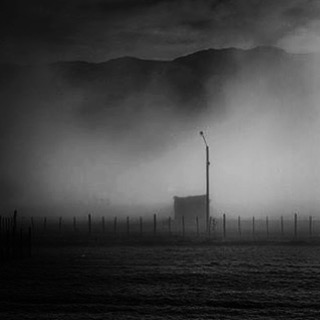
%> input picture Ödev I/Soru1/gray.jpg, 320 x 320 px
$ octave soru1.m   (GNU Octave 9; MATLAB toolbox functions it lacks are replaced by stand-ins)
%> lines starting %> are read from the running program, lines starting %| are printed output that depends on the picture
im1 = imread('gray.jpg');
%> im1 is the input picture: size 320x320x3 uint8; min 0, max 184, mean 69.5
im2 = imread('gerbera.jpg');
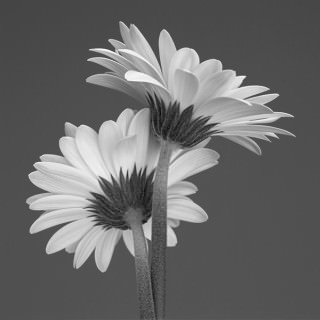
%> input picture Ödev I/Soru1/gerbera.jpg, 320 x 320 px
%> im2 is the input picture: size 320x320x3 uint8; min 7, max 250, mean 104.7

[x, y] = size(im1);
%> x = 320; y = 960

% resimler gray scale mi yoksa rgb mi kontrolü
if(size(im1,3)==3)
    yForOut = y/3;
%> yForOut = 320
else
    yForOut = y;
end

alpha = 0.5;
out = zeros(x, yForOut, 3, 'uint8');

for R=1:x
    for C=1:y
        pixel1 = im1(R, C);
        pixel2 = im2(R, C);
        out(R, C) = (1-alpha) * pixel1 + alpha * pixel2;
    end
end
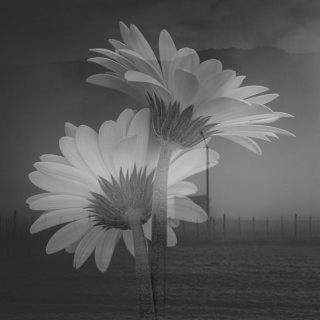
%> out: size 320x320x3 uint8; min 22, max 198, mean 87.6

imshow(out);
